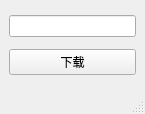
<?xml version="1.0" encoding="UTF-8"?>
<ui version="4.0">
 <class>MainWindow</class>
 <widget class="QMainWindow" name="MainWindow">
  <property name="geometry">
   <rect>
    <x>0</x>
    <y>0</y>
    <width>145</width>
    <height>114</height>
   </rect>
  </property>
  <property name="windowTitle">
   <string>MainWindow</string>
  </property>
  <widget class="QWidget" name="centralwidget">
   <layout class="QVBoxLayout" name="verticalLayout">
    <item>
     <widget class="QLineEdit" name="lineEdit"/>
    </item>
    <item>
     <layout class="QHBoxLayout" name="horizontalLayout">
      <item>
       <widget class="QPushButton" name="pushButton_2">
        <property name="text">
         <string>下载</string>
        </property>
       </widget>
      </item>
     </layout>
    </item>
   </layout>
  </widget>
  <widget class="QMenuBar" name="menubar">
   <property name="geometry">
    <rect>
     <x>0</x>
     <y>0</y>
     <width>145</width>
     <height>23</height>
    </rect>
   </property>
  </widget>
  <widget class="QStatusBar" name="statusbar"/>
 </widget>
 <resources/>
 <connections/>
</ui>
